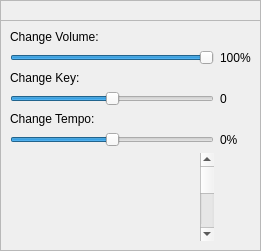
<?xml version="1.0" encoding="UTF-8"?>
<ui version="4.0">
 <class>OutputSettings</class>
 <widget class="QFrame" name="OutputSettings">
  <property name="geometry">
   <rect>
    <x>0</x>
    <y>0</y>
    <width>261</width>
    <height>251</height>
   </rect>
  </property>
  <property name="minimumSize">
   <size>
    <width>261</width>
    <height>251</height>
   </size>
  </property>
  <property name="windowTitle">
   <string>Output Settings</string>
  </property>
  <property name="windowIcon">
   <iconset resource="resources.qrc">
    <normaloff>:/icons/singoutstrong.ico</normaloff>:/icons/singoutstrong.ico</iconset>
  </property>
  <property name="frameShape">
   <enum>QFrame::StyledPanel</enum>
  </property>
  <property name="frameShadow">
   <enum>QFrame::Raised</enum>
  </property>
  <widget class="QFrame" name="content">
   <property name="geometry">
    <rect>
     <x>0</x>
     <y>20</y>
     <width>261</width>
     <height>231</height>
    </rect>
   </property>
   <property name="frameShape">
    <enum>QFrame::StyledPanel</enum>
   </property>
   <property name="frameShadow">
    <enum>QFrame::Raised</enum>
   </property>
   <layout class="QGridLayout" name="gridLayout">
    <item row="1" column="0">
     <widget class="QSlider" name="volumeSlider">
      <property name="maximum">
       <number>255</number>
      </property>
      <property name="value">
       <number>255</number>
      </property>
      <property name="orientation">
       <enum>Qt::Horizontal</enum>
      </property>
     </widget>
    </item>
    <item row="4" column="0">
     <widget class="QLabel" name="tempoLabel">
      <property name="text">
       <string>Change Tempo:</string>
      </property>
     </widget>
    </item>
    <item row="6" column="0">
     <widget class="QScrollArea" name="outputTracks">
      <property name="frameShape">
       <enum>QFrame::NoFrame</enum>
      </property>
      <property name="frameShadow">
       <enum>QFrame::Plain</enum>
      </property>
      <property name="lineWidth">
       <number>0</number>
      </property>
      <property name="horizontalScrollBarPolicy">
       <enum>Qt::ScrollBarAlwaysOff</enum>
      </property>
      <property name="widgetResizable">
       <bool>false</bool>
      </property>
      <widget class="QWidget" name="outputTrackContents">
       <property name="geometry">
        <rect>
         <x>0</x>
         <y>0</y>
         <width>299</width>
         <height>279</height>
        </rect>
       </property>
       <layout class="QGridLayout" name="gridLayout_3"/>
      </widget>
     </widget>
    </item>
    <item row="2" column="0">
     <widget class="QLabel" name="keyShiftLabel">
      <property name="text">
       <string>Change Key:</string>
      </property>
     </widget>
    </item>
    <item row="3" column="0">
     <widget class="QSlider" name="keyShiftSlider">
      <property name="minimum">
       <number>-12</number>
      </property>
      <property name="maximum">
       <number>12</number>
      </property>
      <property name="pageStep">
       <number>1</number>
      </property>
      <property name="orientation">
       <enum>Qt::Horizontal</enum>
      </property>
     </widget>
    </item>
    <item row="3" column="1">
     <widget class="QLabel" name="currKeyShiftLabel">
      <property name="text">
       <string>0</string>
      </property>
     </widget>
    </item>
    <item row="5" column="0">
     <widget class="QSlider" name="tempoSlider">
      <property name="minimum">
       <number>-50</number>
      </property>
      <property name="maximum">
       <number>50</number>
      </property>
      <property name="orientation">
       <enum>Qt::Horizontal</enum>
      </property>
     </widget>
    </item>
    <item row="0" column="0">
     <widget class="QLabel" name="volumeLabel">
      <property name="text">
       <string>Change Volume:</string>
      </property>
     </widget>
    </item>
    <item row="1" column="1">
     <widget class="QLabel" name="currVolumeLabel">
      <property name="text">
       <string>100%</string>
      </property>
     </widget>
    </item>
    <item row="5" column="1">
     <widget class="QLabel" name="currTempoLabel">
      <property name="text">
       <string>0%</string>
      </property>
     </widget>
    </item>
   </layout>
  </widget>
  <widget class="SoS::QtGui::WindowBar" name="windowBar">
   <property name="geometry">
    <rect>
     <x>0</x>
     <y>0</y>
     <width>261</width>
     <height>21</height>
    </rect>
   </property>
   <property name="frameShape">
    <enum>QFrame::StyledPanel</enum>
   </property>
   <property name="frameShadow">
    <enum>QFrame::Raised</enum>
   </property>
  </widget>
 </widget>
 <customwidgets>
  <customwidget>
   <class>SoS::QtGui::WindowBar</class>
   <extends>QFrame</extends>
   <header>windowbar.h</header>
   <container>1</container>
  </customwidget>
 </customwidgets>
 <resources>
  <include location="resources.qrc"/>
 </resources>
 <connections/>
</ui>
